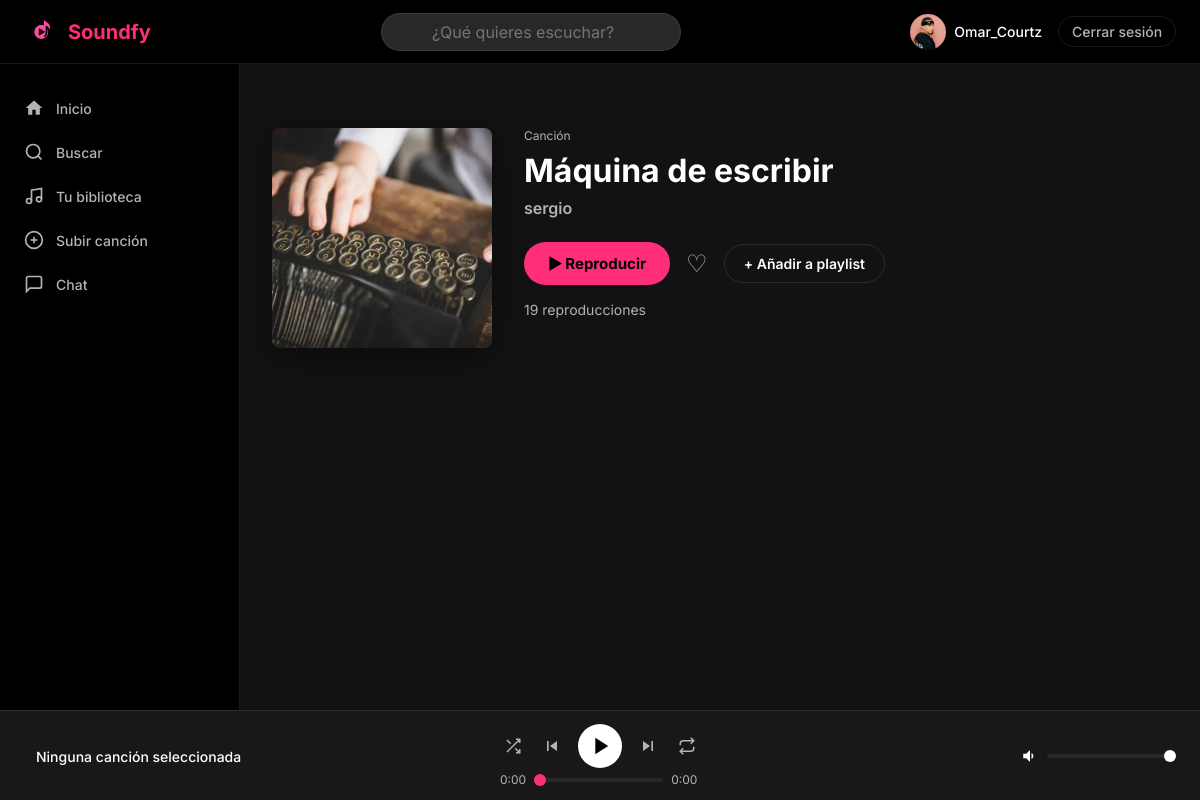
The page /cancion/19/ (signed in) on the database its author committed.
### users/models.py (models this page shows, shortened)
class Usuario(AbstractUser):
    foto_perfil = models.ImageField(
        upload_to='fotos_perfil/',
        null=True,
        blank=True
    )
    biografia = models.TextField(max_length=500, blank=True)
    fecha_nacimiento = models.DateField(null=True, blank=True)
    es_artista = models.BooleanField(default=False)
    seguidores = models.ManyToManyField(
        'self',
        symmetrical=False,
        related_name='siguiendo',
        blank=True
    )
    class Meta:
        verbose_name = 'Usuario'
        verbose_name_plural = 'Usuarios'

### music/models.py (models this page shows, shortened)
class Cancion(models.Model):
    titulo = models.CharField(max_length=200)
    artista = models.ForeignKey(
        Usuario,
        on_delete=models.CASCADE,
        related_name='canciones'
    )
    album = models.ForeignKey(
        Album,
        on_delete=models.SET_NULL,
        null=True,
        blank=True,
        related_name='canciones'
    )
    genero = models.ForeignKey(
        Genero,
        on_delete=models.SET_NULL,
        null=True,
        blank=True
    )
    archivo_audio = models.FileField(upload_to='canciones/')
    portada = models.ImageField(upload_to='portadas_canciones/', null=True, blank=True)
    duracion = models.PositiveIntegerField(help_text='Duración en segundos', default=0)
    reproducciones = models.PositiveIntegerField(default=0)
    fecha_subida = models.DateTimeField(auto_now_add=True)
    es_publica = models.BooleanField(default=True)
    class Meta:
        verbose_name = 'Canción'
        verbose_name_plural = 'Canciones'
        ordering = ['-fecha_subida']

### music/views.py (the view)
# urls.py: path('cancion/<int:pk>/', views.vista_detalle_cancion, name='detalle_cancion'),
@login_required
def vista_detalle_cancion(request, pk):
    cancion = get_object_or_404(Cancion, pk=pk)
    ya_gusta = MeGusta.objects.filter(
        usuario=request.user,
        cancion=cancion
    ).exists()
    playlists_usuario = request.user.playlists.all()
    return render(request, 'music/detalle_cancion.html', {
        'cancion': cancion,
        'ya_gusta': ya_gusta,
        'playlists_usuario': playlists_usuario,
    })

### soundfy/context_processors.py (called while the page is built)
def google_analytics(request):
    return {
        'GA_MEASUREMENT_ID': settings.GA_MEASUREMENT_ID
    }

### templates/music/detalle_cancion.html (shortened to what this page needs)
{% extends 'base.html' %}
{% block contenido %}
<div class="detalle-cancion">
    <div class="detalle-portada">
        {% if cancion.portada %}
            <img src="{{ cancion.portada.url }}" alt="{{ cancion.titulo }}">
        {% else %}
            <div class="portada-placeholder grande">♪</div>
        {% endif %}
    </div>
    <div class="detalle-info">
        <span class="texto-muted">Canción</span>
        <h1>{{ cancion.titulo }}</h1>
        <a href="{% url 'perfil' username=cancion.artista.username %}" class="detalle-artista">
            {{ cancion.artista.username }}
        </a>
        <div class="detalle-acciones">
            <button class="btn-primario" onclick="reproducirCancion(
                '{% url 'servir_audio' pk=cancion.pk %}',
                '{{ cancion.titulo }}',
                '{{ cancion.artista.username }}',
                '{% if cancion.portada %}{{ cancion.portada.url }}{% endif %}',
                {{ cancion.pk }}
            )">
                ▶ Reproducir
            </button>
            <button class="btn-me-gusta {% if ya_gusta %}activo{% endif %}"
                    data-pk="{{ cancion.pk }}"
                    onclick="toggleMeGusta(this)">
                {% if ya_gusta %}♥{% else %}♡{% endif %}
            </button>
            {% if playlists_usuario %}
            <div class="dropdown-playlist">
                <button class="btn-secundario">+ Añadir a playlist</button>
            </div>
            {% endif %}
        </div>
        <div class="detalle-stats">
            <span id="contador-reproducciones">{{ cancion.reproducciones }} reproducciones</span>
        </div>
    </div>
</div>
{% endblock %}

### templates/partials/navbar.html (shortened to what this page needs)
{% load static %}
<nav class="navbar">
    {% load static %}
    <div class="navbar-logo">
        <a href="{% url 'inicio' %}">
            <img src="{% static 'img/logo.png' %}" alt="Soundfy" height="36">
            <span>Soundfy</span>
        </a>
    </div>
    <div class="navbar-busqueda">
        <div class="barra-busqueda-wrapper" style="position: relative;">
            <input
                type="search"
                id="buscador-global"
                class="barra-busqueda"
                placeholder="¿Qué quieres escuchar?"
                autocomplete="off"
            >
        </div>
    </div>
    <div class="navbar-usuario">
        <a href="{% url 'perfil' username=user.username %}">
            {% if user.foto_perfil %}
                <img src="{{ user.foto_perfil.url }}" alt="{{ user.username }}" class="avatar-pequeño">
            {% else %}
                <div class="avatar-pequeño avatar-placeholder">{{ user.username|first|upper }}</div>
            {% endif %}
            <span>{{ user.username }}</span>
        </a>
        <a href="{% url 'logout' %}" class="btn-logout">Cerrar sesión</a>
    </div>
</nav>

### static/css/estilos.css (style rules this page uses)
:root { --color-fondo: #121212; --color-superficie: #181818; --color-superficie-2: #282828; --color-borde: rgba(255, 255, 255, 0.1); --color-texto: #ffffff; --color-texto-muted: #b3b3b3; --color-primario: #FF2D7A; --color-primario-hover: #ff4d8f; --color-peligro: #e91429; --fuente-principal: 'Inter', sans-serif; --altura-navbar: 64px; --anchura-sidebar: 240px; --altura-reproductor: 90px; --radio-sm: 4px; --radio-md: 8px; --radio-lg: 12px; --radio-full: 9999px; }
*, *::before, *::after { box-sizing: border-box; margin: 0; padding: 0; }
html { font-size: 16px; scroll-behavior: smooth; }
body { font-family: var(--fuente-principal); background-color: var(--color-fondo); color: var(--color-texto); min-height: 100dvh; -webkit-font-smoothing: antialiased; }
img { display: block; max-width: 100%; }
a { color: inherit; text-decoration: none; }
button { cursor: pointer; border: none; background: none; font: inherit; color: inherit; }
input, textarea, select { font: inherit; color: inherit; }
body:has(.navbar) { display: grid; grid-template-areas: "navbar navbar" "sidebar contenido" "reproductor reproductor"; grid-template-rows: var(--altura-navbar) 1fr var(--altura-reproductor); grid-template-columns: var(--anchura-sidebar) 1fr; height: 100dvh; overflow: hidden; }
.navbar { grid-area: navbar; display: flex; align-items: center; justify-content: space-between; padding: 0 1.5rem; background: #000; border-bottom: 1px solid var(--color-borde); z-index: 100; }
.navbar-logo a { display: flex; align-items: center; gap: 0.5rem; font-size: 1.25rem; font-weight: 700; color: var(--color-primario); }
.navbar-busqueda input { background: var(--color-superficie-2); border: 1px solid var(--color-borde); border-radius: var(--radio-full); padding: 0.5rem 1rem; width: 300px; color: var(--color-texto); transition: border-color 180ms ease; text-align: center; }
.navbar-usuario { display: flex; align-items: center; gap: 1rem; }
.avatar-pequeño { width: 36px; height: 36px; border-radius: var(--radio-full); object-fit: cover; }
.navbar-usuario a { display: flex; align-items: center; gap: 0.5rem; font-size: 0.875rem; font-weight: 500; transition: color 180ms ease; }
.btn-logout { font-size: 0.8rem; color: var(--color-texto-muted) !important; padding: 0.4rem 0.8rem; border: 1px solid var(--color-borde); border-radius: var(--radio-full); transition: all 180ms ease !important; }
.texto-muted { font-size: 0.75rem; color: var(--color-texto-muted); }
.detalle-cancion { display: flex; gap: 2rem; align-items: flex-start; padding: 2rem 0; }
.detalle-portada { width: 220px; height: 220px; flex-shrink: 0; border-radius: var(--radio-md); overflow: hidden; background: var(--color-superficie-2); box-shadow: 0 8px 32px rgba(0,0,0,0.4); }
.detalle-portada img { width: 100%; height: 100%; object-fit: cover; }
.detalle-info { display: flex; flex-direction: column; gap: 0.5rem; }
.detalle-info h1 { font-size: 2rem; font-weight: 700; }
.detalle-artista { font-weight: 600; color: var(--color-texto-muted); transition: color 180ms ease; }
.detalle-acciones { display: flex; align-items: center; gap: 1rem; margin-top: 1rem; }
.detalle-stats { display: flex; gap: 1rem; margin-top: 0.5rem; font-size: 0.875rem; color: var(--color-texto-muted); }
.btn-secundario { background: transparent; border: 1px solid var(--color-borde); color: var(--color-texto); padding: 0.6rem 1.2rem; border-radius: var(--radio-full); font-size: 0.875rem; font-weight: 600; transition: all 180ms ease; }
.btn-me-gusta { font-size: 1.5rem; color: var(--color-texto-muted); transition: color 180ms ease, transform 100ms ease; }
.dropdown-playlist { position: relative; }
.btn-primario { background: var(--color-primario); color: #000; font-weight: 700; font-size: 0.9375rem; padding: 0.75rem 1.5rem; border-radius: var(--radio-full); transition: background 180ms ease, transform 100ms ease; display: inline-block; text-align: center; cursor: pointer; border: none; }
.barra-busqueda-wrapper { position: relative; }

### static/css/mobile.css (style rules this page uses)
html, body { max-width: 100vw; overflow-x: hidden; }

### rows shown on the page
Usuario: foto_perfil (picture), username "Omar_Courtz"
Cancion: portada (picture), titulo "Máquina de escribir", artista.username "sergio", reproducciones "19"
